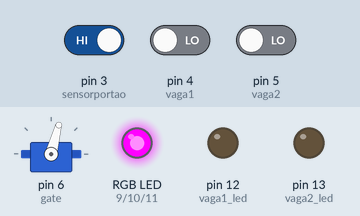
Recording of a sketch running on a simulated Arduino Uno, built with avr-gcc and run on an emulated ATmega328P. On the bench: servo, an RGB LED mixed from three pins (HIGH = lit), output pins drawn as LEDs (lit = HIGH). The test bench sets the inputs (shaded band); at power-on: pin 3 (sensorportao) HIGH, pin 4 (vaga1) LOW, pin 5 (vaga2) LOW.

Above: at 2.6 s.
2.7 s: pin 3 (sensorportao) driven LOW
At 5.0 s:
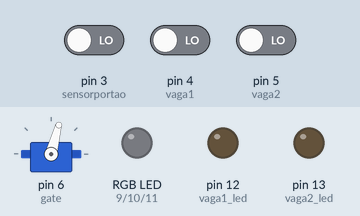
6.6 s: pin 4 (vaga1) driven HIGH
At 9.8 s:
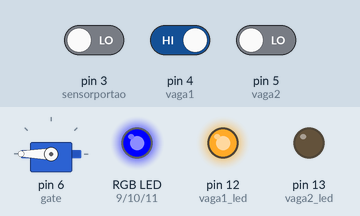
10.5 s: pin 5 (vaga2) driven HIGH
At 13.3 s:
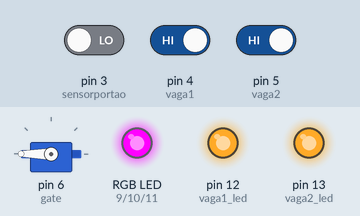
13.9 s: pin 4 (vaga1) driven LOW
At 16.6 s:
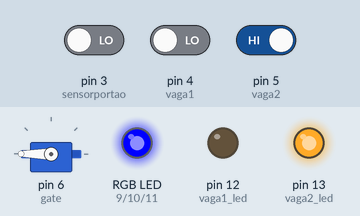
16.9 s: pin 5 (vaga2) driven LOW
At 18.2 s:
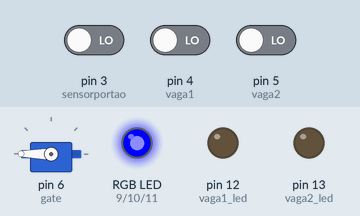
20.8 s: pin 4 (vaga1) driven HIGH
At 22.0 s:
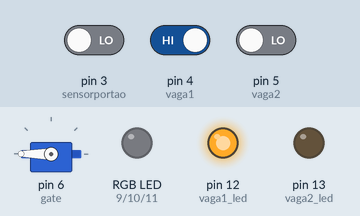
Timing chart, 0 to 23.8 s (numbered marks = the images above; inputs shaded):
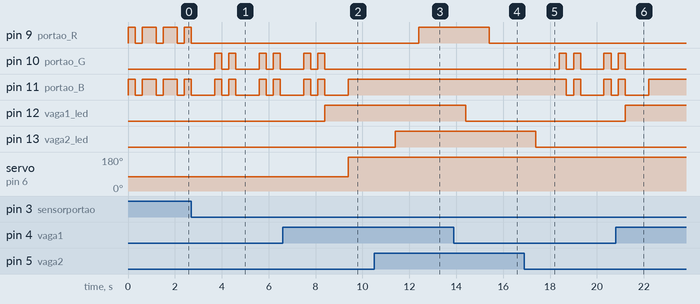

Measured:
- after the input at 2.7 s, pin 10 (portao_G): LOW → HIGH after 1.0 s, → LOW 0.30 s later, → HIGH 0.30 s later, → LOW 0.30 s later, … (8 changes in this stretch)
- after the input at 6.6 s, pin 10 (portao_G): goes on until 8.4 s, then stays LOW; pin 11 (portao_B): goes on until 9.4 s, then stays HIGH; pin 12 (vaga1_led): LOW → HIGH after 1.8 s; servo on pin 6 (gate): 75° → 180° after 2.8 s
- after the input at 10.5 s, pin 9 (portao_R): LOW → HIGH after 1.9 s; pin 13 (vaga2_led): LOW → HIGH after 0.90 s
- after the input at 13.9 s, pin 9 (portao_R): HIGH → LOW after 1.5 s; pin 12 (vaga1_led): HIGH → LOW after 0.50 s
- after the input at 16.9 s, pin 10 (portao_G): goes HIGH 0.30 s, LOW 0.30 s, HIGH 0.30 s, LOW 1.0 s, HIGH 0.30 s, then LOW, starting after 1.5 s; pin 11 (portao_B): goes LOW 0.30 s, HIGH 0.30 s, LOW 1.0 s, HIGH 0.30 s, then LOW, starting after 1.8 s; pin 13 (vaga2_led): HIGH → LOW after 0.50 s
- after the input at 20.8 s, pin 10 (portao_G): goes on until 21.2 s, then stays LOW; pin 11 (portao_B): goes on until 22.2 s, then stays HIGH; pin 12 (vaga1_led): LOW → HIGH after 0.40 s

The sketch:

C_digoEstacionamento.ino
```cpp
#include <Servo.h> // Biblioteca do servo

Servo gate; // objeto servo
int sensorportao = 3; // sensor do portao
int vaga1 = 4; // sensor vaga 1
int vaga2 = 5; // sensor vaga 2
int portao_R = 9; // LED rgb vermelho
int portao_G = 10; // LED rgb verde
int portao_B = 11; // LED rgb azul
int vaga1_led = 12;; // LED vaga 1
int vaga2_led = 13;; // LED vaga 2

void setup() {
  // Definindo os pinos de acordo com as definições das variaveis
  gate.attach(6); // Conectando o servo no pino 6
  pinMode(sensorportao, INPUT);
  pinMode(vaga1, INPUT);
  pinMode(vaga2, INPUT);
  pinMode(portao_R, OUTPUT);
  pinMode(portao_G, OUTPUT);
  pinMode(portao_B, OUTPUT);
  pinMode(vaga1_led, OUTPUT);
  pinMode(vaga2_led, OUTPUT);
  Serial.begin(9600);
}

void loop() {

  while(digitalRead(sensorportao)) // Sem nenhum carro no sensor
  {
  gate.write(75); // Mantem portao fechado ou fecha cancela
  digitalWrite(vaga1_led, LOW); // LED  VAGA 1 APAGADO
  digitalWrite(vaga2_led, LOW); // LED  VAGA 2 APAGADO
  CorRGB(0, 255, 0); // LED DO PORTAO FICA VERDE
  delay(300); // Espera 300ms
  digitalWrite(portao_R, LOW); // Apaga LED R
  digitalWrite(portao_G, LOW); // Apaga LED G
  digitalWrite(portao_B, LOW); // Apaga LED B
  delay(300); // espera 300ms
  CorRGB(0, 255, 0); // LED DO PORTAO FICA VERDE
  delay(300); // Espera 300ms
  digitalWrite(portao_R, LOW); // Apaga LED R
  digitalWrite(portao_G, LOW); // Apaga LED G
  digitalWrite(portao_B, LOW); // Apaga LED B
  }

  if(!(digitalRead(sensorportao)) && (digitalRead(vaga1)) && (digitalRead(vaga2))) // Quando o carro se aproximar do portão e se a vaga 1 e a vaga 2 estiverem vazias
  {
  digitalWrite(vaga1_led, HIGH); // LIGAR LED DA VAGA 1
  digitalWrite(vaga2_led, HIGH); // LIGAR LED DA VAGA 2
  delay(1000); // Espera 1seg
  CorRGB(0, 255, 0); // LED DO PORTAO FICA VERDE
  gate.write(200); // Abre a cancela
  }

  if(!(digitalRead(sensorportao)) && !(digitalRead(vaga1)) && (digitalRead(vaga2))) // Quando o carro se aproximar do portão e se tiver carro na vaga 1 e a vaga 2 estiver vazia
  {
  digitalWrite(vaga1_led, LOW); // LED VAGA 1 APAGADO
  digitalWrite(vaga2_led, HIGH); // LED VAGA 2 LIGADO
  delay(1000); // Espera 1seg
  CorRGB(255, 255, 0); // LED DO PORTAO FICA AMARELO
  gate.write(200); // Abre a cancela
  }

  if(!(digitalRead(sensorportao)) && (digitalRead(vaga1)) && !(digitalRead(vaga2))) // Quando o carro se aproximar do portão e se tiver carro na vaga 2 e a vaga 1 estiver vazia
  {
  digitalWrite(vaga1_led, HIGH); // LED VAGA 1 LIGADO
  digitalWrite(vaga2_led, LOW); // LED VAGA 2 APAGADO
  delay(1000); // Espera 1seg
  CorRGB(255, 255, 0); // LED DO PORTAO FICA AMARELO
  gate.write(200); // LED DO PORTAO FICA AMARELO
  }

  if(!(digitalRead(sensorportao)) && !(digitalRead(vaga1)) && !(digitalRead(vaga2))) // Quando o carro se aproximar do portão e se nao tiver nenhuma vaga disponivel
  {
  digitalWrite(vaga1_led, LOW); // LED VAGA 1 APAGADO
  digitalWrite(vaga2_led, LOW); // LED VAGA 2 APAGADO
  delay(1000); // Espera 1seg
  CorRGB(255, 0, 0); // LED DO PORTAO FICA VERMELHO
  delay(300); // Espera 300ms
  digitalWrite(portao_R, LOW); // Apaga LED R
  digitalWrite(portao_G, LOW); // Apaga LED G
  digitalWrite(portao_B, LOW); // Apaga LED B
  delay(300); // Espera 300ms
  CorRGB(255, 0, 0); // LED DO PORTAO FICA VERMELHO
  delay(300); // Espera 300ms
  digitalWrite(portao_R, LOW); // Apaga LED R
  digitalWrite(portao_G, LOW); // Apaga LED G
  digitalWrite(portao_B, LOW); // Apaga LED B
  }
}

void CorRGB(int vermelho, int verde, int azul) // FUNÇÃO PARA O LED RGB
{
  vermelho = 255 - vermelho;
  verde = 255 - verde;
  azul = 255 - azul;
  analogWrite(portao_R, vermelho); //DEFINE O BRILHO DO LED DE ACORDO COM O VALOR INFORMADO PELA VARIÁVEL 'vermelho'
  analogWrite(portao_G, verde); //DEFINE O BRILHO DO LED DE ACORDO COM O VALOR INFORMADO PELA VARIÁVEL 'verde'
  analogWrite(portao_B, azul); //DEFINE O BRILHO DO LED DE ACORDO COM O VALOR INFORMADO PELA VARIÁVEL 'azul'
}
```
